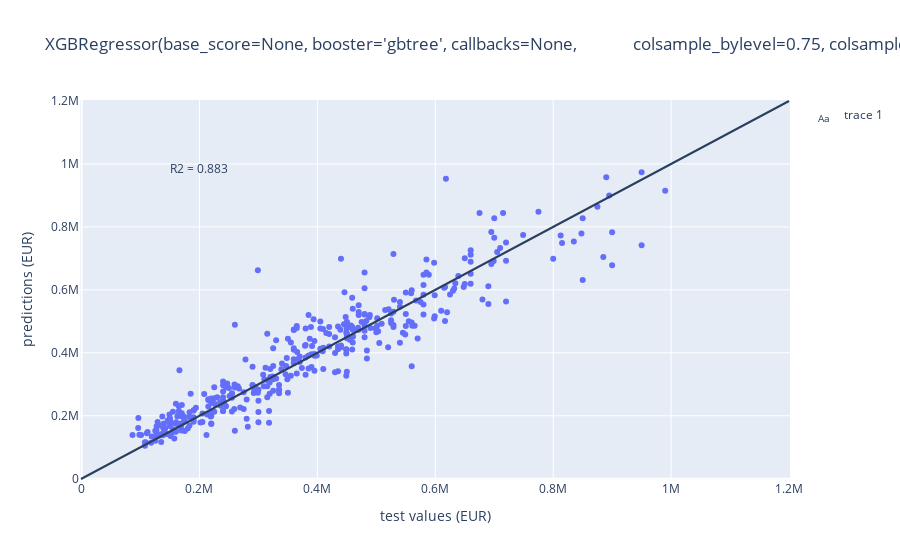

The cell this chart's notebook holds for it:
### Code cell
graphmaker(random_search_xgbr, X_test, y_test)

### Figure 1 — Plotly figure (JSON) as saved in the notebook; plotly's stock layout.template omitted (floating-point values rounded to 4 significant figures; data arrays with more than 128 entries replaced by an {"elided": "..."} marker saying what was removed)
{"data": [{"hovertemplate": "test values (EUR)=%{x}<br>predictions (EUR)=%{y}<extra></extra>", "legendgroup": "", "marker": {"color": "#636efa", "symbol": "circle"}, "mode": "markers", "name": "", "orientation": "v", "showlegend": false, "type": "scatter", "x": {"elided": "401 int values"}, "xaxis": "x", "y": {"elided": "401 float values"}, "yaxis": "y"}, {"mode": "text", "text": ["R2 = 0.883"], "textposition": "bottom center", "type": "scatter", "x": [200000], "y": [1000000]}], "layout": {"legend": {"tracegroupgap": 0}, "shapes": [{"type": "line", "x0": -1000, "x1": 1200000, "xref": "x", "y0": -1000, "y1": 1200000, "yref": "y"}], "title": {"text": "XGBRegressor(base_score=None, booster='gbtree', callbacks=None,\n             colsample_bylevel=0.75, colsample_bynode=1, colsample_bytree=0.75,\n             early_stopping_rounds=None, enable_categorical=False, eta=0.2,\n             eval_metric=None, feature_types=None, gamma=0, gpu_id=None,\n             grow_policy=None, importance_type=None,\n             interaction_constraints=None, learning_rate=None, max_bin=None,\n             max_cat_threshold=None, max_cat_to_onehot=None,\n             max_delta_step=None, max_depth=8, max_leaves=None,\n             min_child_weight=5, missing=nan, monotone_constraints=None,\n             n_estimators=50, n_jobs=None, num_parallel_tree=None,\n             predictor=None, ...) model, asking price and prediction"}, "xaxis": {"anchor": "y", "domain": [0, 1], "title": {"text": "test values (EUR)"}}, "yaxis": {"anchor": "x", "domain": [0, 1], "title": {"text": "predictions (EUR)"}}}}
